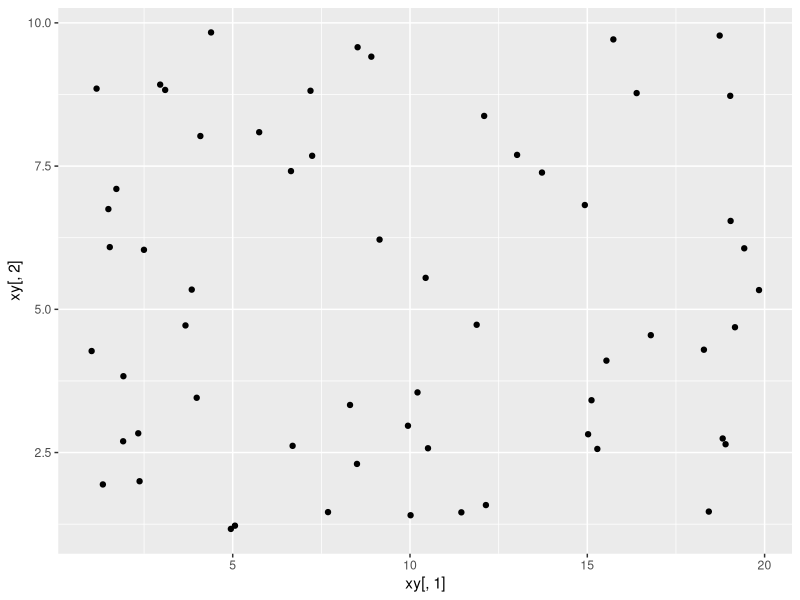
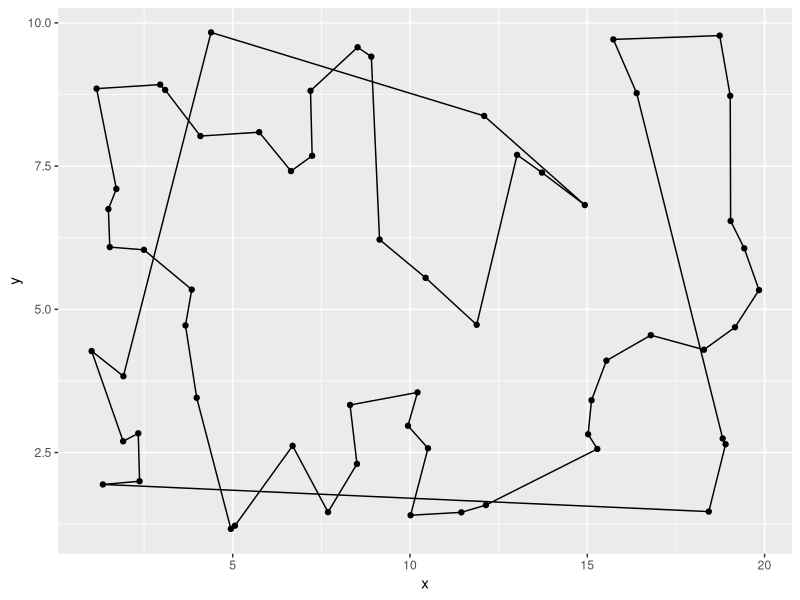
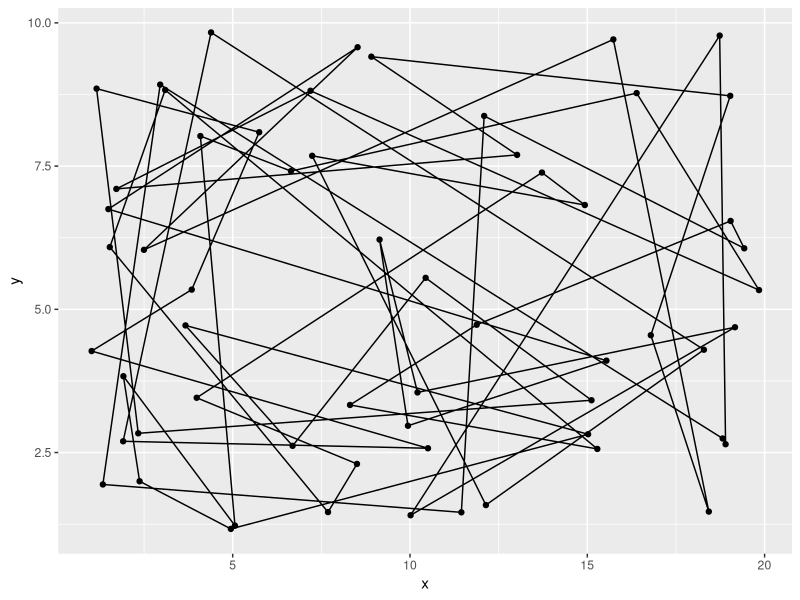
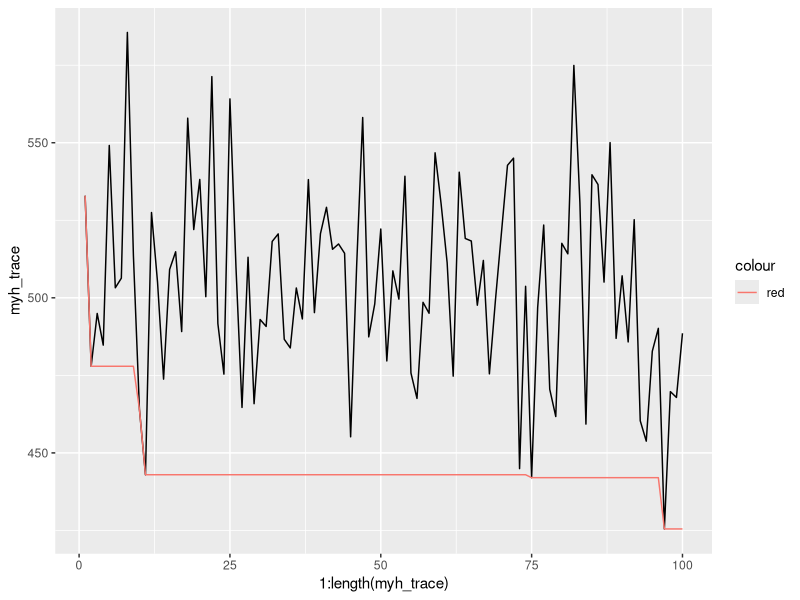

Generate these figures, in order, with R:
library(tidyverse)
set.seed(01082019)


# simulate the points -----------------------------------------------------

n <- 60
xy <- cbind(x=runif(n, 1, 20),y= runif(n, 1, 10))
starting_point <- 1
xy <- xy[c(starting_point, seq(1:60)[-starting_point]),]
qplot(x=xy[,1], y=xy[,2])
# distance matrix
grid <- expand.grid(1:60, 1:60) %>% 
  split(1:60^2)
d <- sapply(grid, function(ij) norm(xy[ij[[1]],]-xy[ij[[2]],], "2")) %>% 
  matrix(60)



# greedy ------------------------------------------------------------------

greedy_tour_position <- function(d){
  remain <- 2:n
  tour <- 1
  for(i in 2:n){
    index <- which.min(d[tour[[length(tour)]], remain])
    next_stop <- remain[[index]] 
    tour <- c(tour, next_stop)
    remain <- remain[-index]
  }
  return(tour)
}
tour <- greedy_tour_position(d)

plot_tour <- function(xy, tour){
  n <- length(tour)
  xy <- as.data.frame(xy)
  xy <- xy[tour, ]
  ggplot(xy, aes(x=x, y=y)) + 
    geom_point() +
    geom_path() +
    geom_path(aes(x=x, y=y), xy[c(nrow(xy),1),])
}
plot_tour(xy, tour)

tour_cost <- function(pos, d){
  sapply(1:length(pos), function(i) 
    d[pos[[i]], pos[[ifelse((i+1) %% length(pos)==0, 60, (i+1) %% length(pos))]]]) %>% 
    sum()
}
tour_cost(tour, d)

greedy_tour_sus <- function(d){
  remain <- 2:n
  tour <- sus <- 1
  succ <- numeric(n)
  last <- 1
  for(i in 2:n){
    index <- which.min(d[sus, remain])
    sus <- remain[[index]] 
    remain <- remain[-index]
    last <- succ[[last]] <- sus
    # print(c(index, sus))
  }
  succ[[which(succ==0)]] <- 1
  return(succ)
}

sus <- greedy_tour_sus(d)
poi <- greedy_tour_position(d)


# completely random -----------------------------------------------------------------------


rand_tour <- function(d, max_sample){
  best_tour <- NA
  best_cost <- Inf
  trace <- NA
  for(i in 1:max_sample){
    tour <- sample(1:NROW(d)) 
    cost <- tour_cost(tour, d)
    if(best_cost > cost){
      best_cost <- cost
      best_tour <- tour
    } 
    trace[[i]] <- cost
  }
  return(list(best_tour, trace))
}
ns <- 100
myh <- rand_tour(d, ns)
myh_trace <- myh[[2]]
myh_tour <- myh[[1]]
plot_tour(xy, myh_tour)

min_trace <- sapply(1:ns, function(i) min(myh_trace[1:i]))
qplot(x=1:length(myh_trace), y=myh_trace, geom="line") +
  geom_line(aes(x=1:length(min_trace), y=min_trace, color = "red"))



# neighbourhood search methods --------------------------------------------


